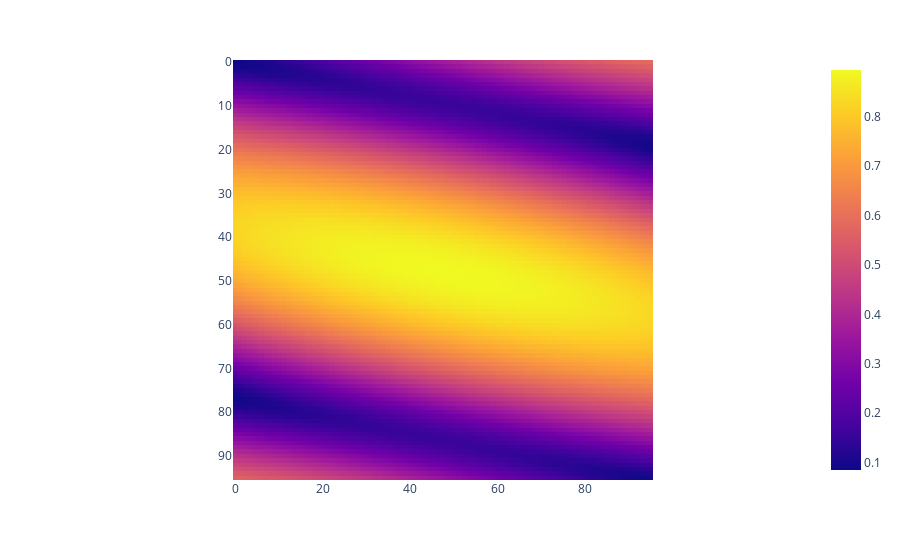

Notebook source saved alongside this figure:
### Markdown cell above
Firstly let's have a look at an amplitude map

### Code cell
plot_map(amplitudes_array[8])

### Figure 1 — Plotly figure (JSON) as saved in the notebook; plotly's stock layout.template omitted (floating-point values rounded to 4 significant figures; data arrays with more than 128 entries replaced by an {"elided": "..."} marker saying what was removed)
{"data": [{"coloraxis": "coloraxis", "hovertemplate": "x: %{x}<br>y: %{y}<br>color: %{z}<extra></extra>", "name": "0", "type": "heatmap", "xaxis": "x", "yaxis": "y", "z": {"elided": "96x96 float values"}}], "layout": {"coloraxis": {"colorscale": [[0, "#0d0887"], [0.1111, "#46039f"], [0.2222, "#7201a8"], [0.3333, "#9c179e"], [0.4444, "#bd3786"], [0.5556, "#d8576b"], [0.6667, "#ed7953"], [0.7778, "#fb9f3a"], [0.8889, "#fdca26"], [1, "#f0f921"]]}, "margin": {"t": 60}, "xaxis": {"anchor": "y", "constrain": "domain", "domain": [0, 1], "scaleanchor": "y"}, "yaxis": {"anchor": "x", "autorange": "reversed", "constrain": "domain", "domain": [0, 1]}}}
